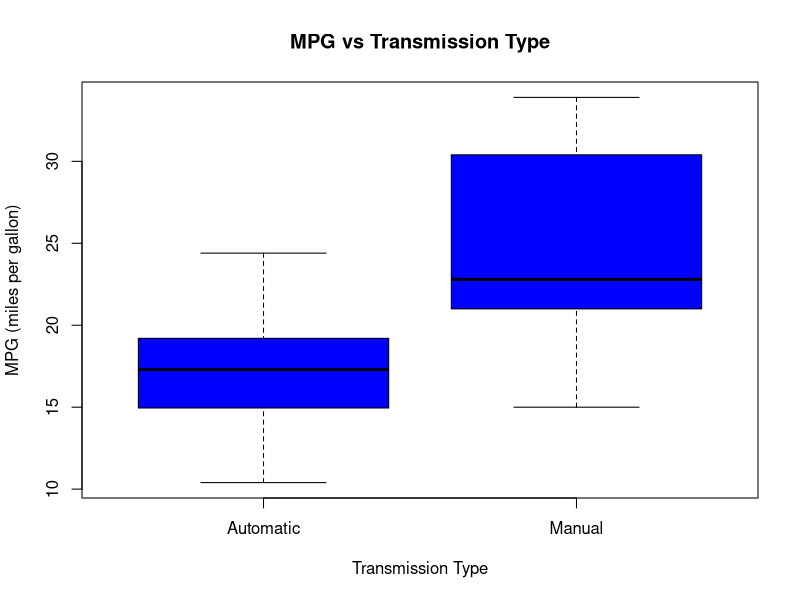
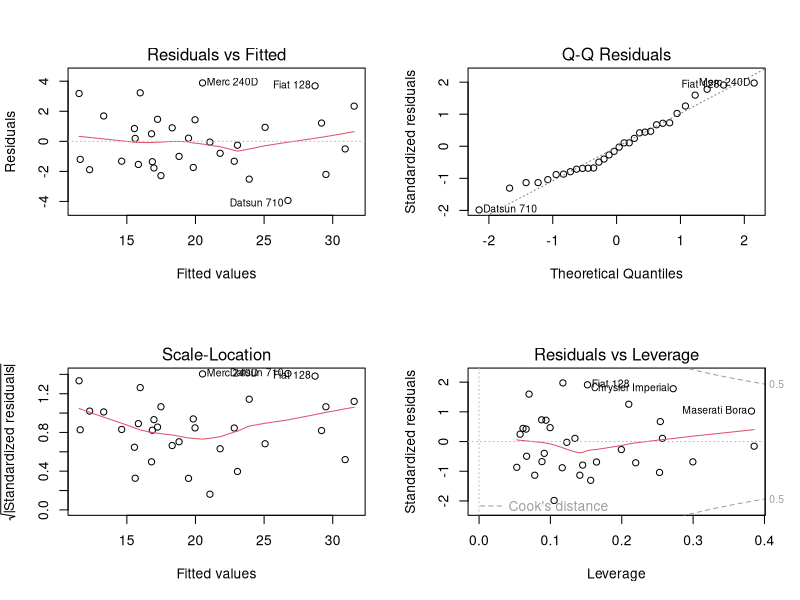
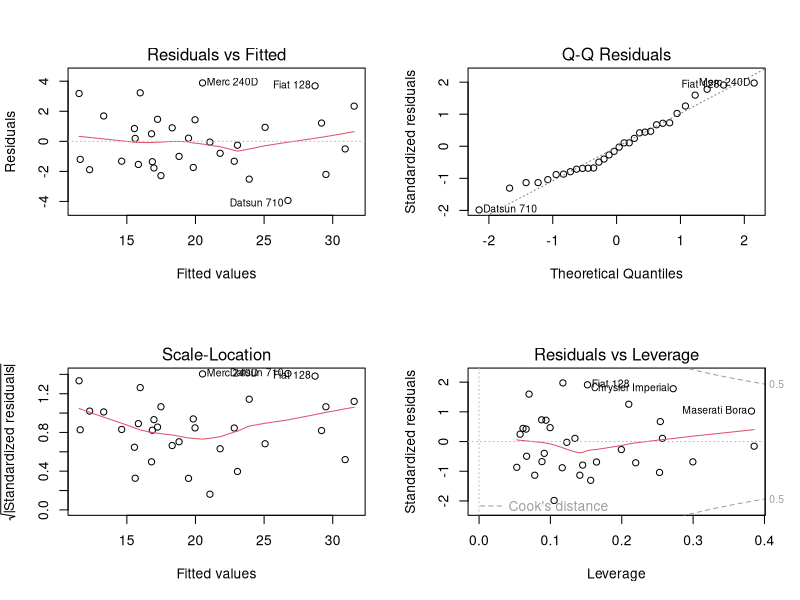

Recreate these plots in R, in order.
## ---- chunk 1
knitr::opts_chunk$set(echo = TRUE)
## ---- chunk 2
data(mtcars)
names(mtcars)
## ---- chunk 3
summary(cars)
## ---- chunk 4
cor(mtcars$mpg, mtcars[, -1])
## ---- chunk 5
mtcars$am <- as.factor(mtcars$am)
levels(mtcars $am) <- c("Automatic", "Manual")

boxplot(mtcars$mpg ~ mtcars$am, data = mtcars, outpch = 19, ylab="MPG (miles per gallon)", xlab = "Transmission Type", main = "MPG vs Transmission Type", col = "blue")

## ---- chunk 6
t.test(mtcars$mpg ~ mtcars$am, conf.level = 0.95)
## ---- chunk 7
step_model = step(lm(data = mtcars, mpg ~ .), trace = 0, steps = 10000)
summary(step_model)
## ---- chunk 8
model <- lm(mpg ~ factor(am): wt + factor(am): qsec, data = mtcars)
summary(model)
## ---- chunk 9
par(mfrow = c(2,2))
plot(model)
## ---- chunk 10
plot(model)
